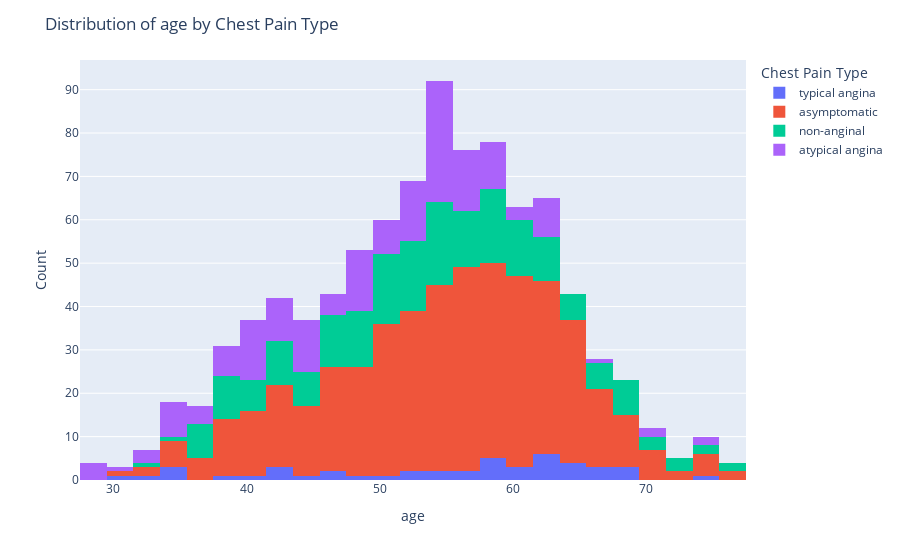

The notebook cell saved with this chart:
### Markdown cell above
#### Explore The CP (Chest Pain) Column:

### Code cell
# Value count of cp coulumn 
cpValueCount = df['cp'].value_counts()
print(cpValueCount)
print('----------------------------------------------------')

# Countplot of cp column using plotly

fig = px.histogram(df, x='age', color='cp')
fig.update_layout(title='Distribution of age by Chest Pain Type', xaxis_title='age', yaxis_title='Count', legend_title='Chest Pain Type')
fig.show()

### Figure 1 — Plotly figure (JSON) as saved in the notebook; plotly's stock layout.template omitted (floating-point values rounded to 4 significant figures; data arrays with more than 128 entries replaced by an {"elided": "..."} marker saying what was removed)
{"data": [{"alignmentgroup": "True", "bingroup": "x", "hovertemplate": "cp=typical angina<br>age=%{x}<br>count=%{y}<extra></extra>", "legendgroup": "typical angina", "marker": {"color": "#636efa", "pattern": {"shape": ""}}, "name": "typical angina", "offsetgroup": "typical angina", "orientation": "v", "showlegend": true, "type": "histogram", "x": [63, 64, 58, 66, 69, 40, 51, 34, 52, 65, 59, 52, 42, 59, 69, 59, 38, 56, 61, 60, 59, 64, 45, 30, 35, 43, 47, 54, 57, 62, 34, 43, 46, 55, 32, 62, 62, 67, 67, 65, 49, 62, 61, 68, 74, 62], "xaxis": "x", "yaxis": "y"}, {"alignmentgroup": "True", "bingroup": "x", "hovertemplate": "cp=asymptomatic<br>age=%{x}<br>count=%{y}<extra></extra>", "legendgroup": "asymptomatic", "marker": {"color": "#EF553B", "pattern": {"shape": ""}}, "name": "asymptomatic", "offsetgroup": "asymptomatic", "orientation": "v", "showlegend": true, "type": "histogram", "x": {"elided": "496 int values"}, "xaxis": "x", "yaxis": "y"}, {"alignmentgroup": "True", "bingroup": "x", "hovertemplate": "cp=non-anginal<br>age=%{x}<br>count=%{y}<extra></extra>", "legendgroup": "non-anginal", "marker": {"color": "#00cc96", "pattern": {"shape": ""}}, "name": "non-anginal", "offsetgroup": "non-anginal", "orientation": "v", "showlegend": true, "type": "histogram", "x": {"elided": "204 int values"}, "xaxis": "x", "yaxis": "y"}, {"alignmentgroup": "True", "bingroup": "x", "hovertemplate": "cp=atypical angina<br>age=%{x}<br>count=%{y}<extra></extra>", "legendgroup": "atypical angina", "marker": {"color": "#ab63fa", "pattern": {"shape": ""}}, "name": "atypical angina", "offsetgroup": "atypical angina", "orientation": "v", "showlegend": true, "type": "histogram", "x": {"elided": "174 int values"}, "xaxis": "x", "yaxis": "y"}], "layout": {"barmode": "relative", "legend": {"title": {"text": "Chest Pain Type"}, "tracegroupgap": 0}, "margin": {"t": 60}, "title": {"text": "Distribution of age by Chest Pain Type"}, "xaxis": {"anchor": "y", "domain": [0, 1], "title": {"text": "age"}}, "yaxis": {"anchor": "x", "domain": [0, 1], "title": {"text": "Count"}}}}
